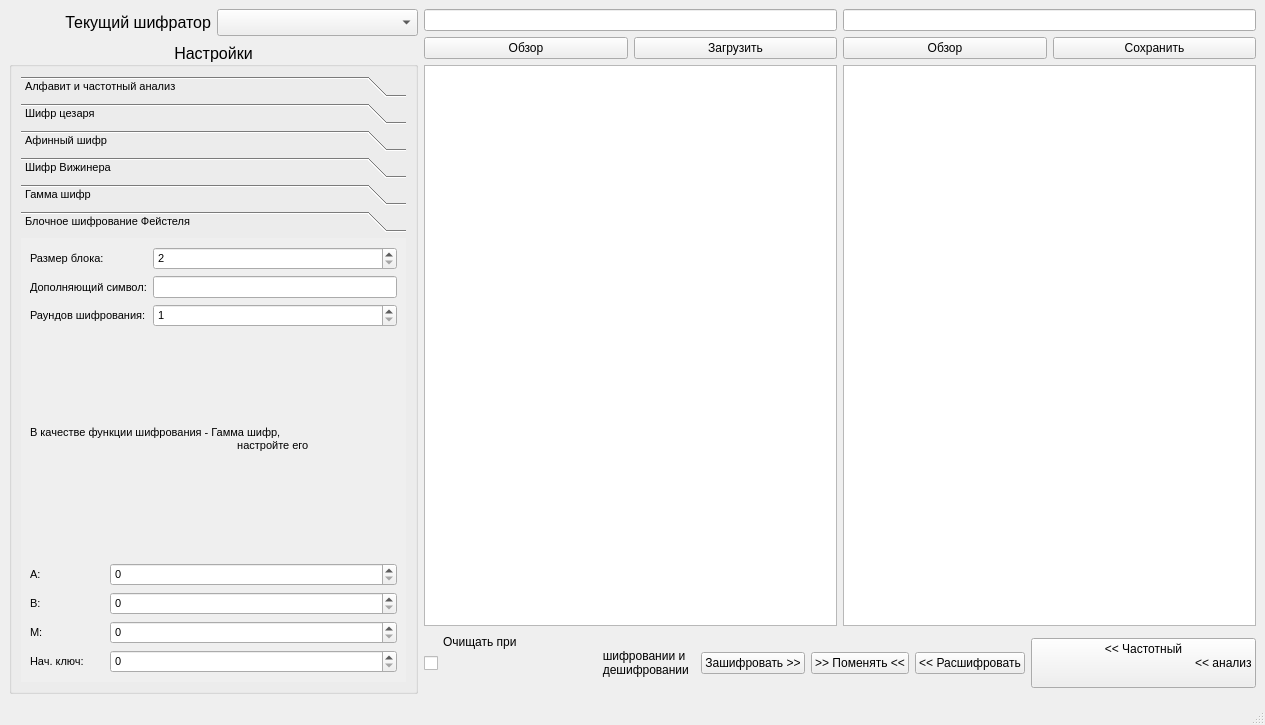
<?xml version="1.0" encoding="UTF-8"?>
<ui version="4.0">
    <class>MainWindow</class>
    <widget class="QMainWindow" name="MainWindow">
        <property name="geometry">
            <rect>
                <x>0</x>
                <y>0</y>
                <width>1265</width>
                <height>725</height>
            </rect>
        </property>
        <property name="windowTitle">
            <string>MainWindow</string>
        </property>
        <widget class="QWidget" name="centralwidget">
            <layout class="QHBoxLayout" name="horizontalLayout_5">
                <item>
                    <layout class="QVBoxLayout" name="verticalLayout_6">
                        <item>
                            <layout class="QHBoxLayout" name="horizontalLayout_6">
                                <item>
                                    <widget class="QLabel" name="label_24">
                                        <property name="font">
                                            <font>
                                                <pointsize>12</pointsize>
                                            </font>
                                        </property>
                                        <property name="text">
                                            <string>Текущий шифратор</string>
                                        </property>
                                        <property name="alignment">
                                            <set>Qt::AlignRight|Qt::AlignTrailing|Qt::AlignVCenter</set>
                                        </property>
                                    </widget>
                                </item>
                                <item>
                                    <widget class="QComboBox" name="cmbCurCipher">
                                        <property name="font">
                                            <font>
                                                <pointsize>12</pointsize>
                                                <weight>75</weight>
                                                <bold>true</bold>
                                            </font>
                                        </property>
                                    </widget>
                                </item>
                            </layout>
                        </item>
                        <item>
                            <widget class="QGroupBox" name="gbSettings">
                                <property name="font">
                                    <font>
                                        <pointsize>12</pointsize>
                                        <weight>50</weight>
                                        <bold>false</bold>
                                    </font>
                                </property>
                                <property name="title">
                                    <string>Настройки</string>
                                </property>
                                <property name="alignment">
                                    <set>Qt::AlignCenter</set>
                                </property>
                                <layout class="QVBoxLayout" name="verticalLayout_4">
                                    <item>
                                        <widget class="QToolBox" name="tbSettings">
                                            <property name="font">
                                                <font>
                                                    <pointsize>8</pointsize>
                                                    <weight>50</weight>
                                                    <bold>false</bold>
                                                </font>
                                            </property>
                                            <property name="currentIndex">
                                                <number>5</number>
                                            </property>
                                            <widget class="QWidget" name="pageAlphabet">
                                                <property name="geometry">
                                                    <rect>
                                                        <x>0</x>
                                                        <y>0</y>
                                                        <width>598</width>
                                                        <height>481</height>
                                                    </rect>
                                                </property>
                                                <attribute name="label">
                                                    <string>Алфавит и частотный анализ</string>
                                                </attribute>
                                                <layout class="QFormLayout" name="formLayout">
                                                    <item row="0" column="0">
                                                        <widget class="QLabel" name="label">
                                                            <property name="text">
                                                                <string>Мощность:</string>
                                                            </property>
                                                            <property name="alignment">
                                                                <set>Qt::AlignRight|Qt::AlignTrailing|Qt::AlignVCenter
                                                                </set>
                                                            </property>
                                                        </widget>
                                                    </item>
                                                    <item row="0" column="1">
                                                        <widget class="QSpinBox" name="sbAbcLength">
                                                            <property name="minimum">
                                                                <number>1</number>
                                                            </property>
                                                            <property name="maximum">
                                                                <number>2999</number>
                                                            </property>
                                                        </widget>
                                                    </item>
                                                    <item row="1" column="0">
                                                        <widget class="QLabel" name="label_2">
                                                            <property name="text">
                                                                <string>Первая прописная:</string>
                                                            </property>
                                                            <property name="alignment">
                                                                <set>Qt::AlignRight|Qt::AlignTrailing|Qt::AlignVCenter
                                                                </set>
                                                            </property>
                                                        </widget>
                                                    </item>
                                                    <item row="1" column="1">
                                                        <widget class="QLineEdit" name="leAbcFL">
                                                            <property name="maxLength">
                                                                <number>1</number>
                                                            </property>
                                                        </widget>
                                                    </item>
                                                    <item row="2" column="0">
                                                        <widget class="QLabel" name="label_3">
                                                            <property name="text">
                                                                <string>Первая заглавная:</string>
                                                            </property>
                                                            <property name="alignment">
                                                                <set>Qt::AlignRight|Qt::AlignTrailing|Qt::AlignVCenter
                                                                </set>
                                                            </property>
                                                        </widget>
                                                    </item>
                                                    <item row="2" column="1">
                                                        <widget class="QLineEdit" name="leAbcFU">
                                                            <property name="maxLength">
                                                                <number>1</number>
                                                            </property>
                                                        </widget>
                                                    </item>
                                                    <item row="8" column="0">
                                                        <widget class="QLabel" name="label_6">
                                                            <property name="text">
                                                                <string>Автоподсчет:</string>
                                                            </property>
                                                        </widget>
                                                    </item>
                                                    <item row="8" column="1">
                                                        <layout class="QHBoxLayout" name="horizontalLayout_2">
                                                            <item>
                                                                <widget class="QLineEdit" name="leAbcSourcePath"/>
                                                            </item>
                                                            <item>
                                                                <widget class="QPushButton" name="btnAbcLoadSource">
                                                                    <property name="text">
                                                                        <string>Выбрать образец</string>
                                                                    </property>
                                                                </widget>
                                                            </item>
                                                        </layout>
                                                    </item>
                                                    <item row="11" column="0">
                                                        <widget class="QLabel" name="label_4">
                                                            <property name="text">
                                                                <string>Индекс совападений:</string>
                                                            </property>
                                                            <property name="textFormat">
                                                                <enum>Qt::PlainText</enum>
                                                            </property>
                                                            <property name="wordWrap">
                                                                <bool>true</bool>
                                                            </property>
                                                        </widget>
                                                    </item>
                                                    <item row="11" column="1">
                                                        <widget class="QDoubleSpinBox" name="dsbAbcFrequency">
                                                            <property name="decimals">
                                                                <number>5</number>
                                                            </property>
                                                            <property name="maximum">
                                                                <double>1.000000000000000</double>
                                                            </property>
                                                        </widget>
                                                    </item>
                                                    <item row="12" column="0">
                                                        <widget class="QLabel" name="label_5">
                                                            <property name="text">
                                                                <string>Частоты букв:</string>
                                                            </property>
                                                        </widget>
                                                    </item>
                                                    <item row="12" column="1">
                                                        <widget class="QTableWidget" name="tvAbcLettersFreqs"/>
                                                    </item>
                                                    <item row="7" column="0">
                                                        <widget class="QLabel" name="label_26">
                                                            <property name="text">
                                                                <string>Длина ключа:</string>
                                                            </property>
                                                        </widget>
                                                    </item>
                                                    <item row="7" column="1">
                                                        <widget class="QGroupBox" name="horizontalGroupBox_2">
                                                            <layout class="QHBoxLayout" name="horizontalLayout_7">
                                                                <item>
                                                                    <widget class="QLabel" name="label_27">
                                                                        <property name="text">
                                                                            <string>От:</string>
                                                                        </property>
                                                                    </widget>
                                                                </item>
                                                                <item>
                                                                    <widget class="QSpinBox" name="sbFreqKeyFrom"/>
                                                                </item>
                                                                <item>
                                                                    <widget class="QLabel" name="label_28">
                                                                        <property name="text">
                                                                            <string>До:</string>
                                                                        </property>
                                                                    </widget>
                                                                </item>
                                                                <item>
                                                                    <widget class="QSpinBox" name="sbFreqKeyTo"/>
                                                                </item>
                                                            </layout>
                                                        </widget>
                                                    </item>
                                                    <item row="3" column="1">
                                                        <widget class="QLabel" name="label_25">
                                                            <property name="font">
                                                                <font>
                                                                    <pointsize>10</pointsize>
                                                                    <weight>75</weight>
                                                                    <bold>true</bold>
                                                                </font>
                                                            </property>
                                                            <property name="text">
                                                                <string>Настройки частотного анализа</string>
                                                            </property>
                                                            <property name="alignment">
                                                                <set>Qt::AlignCenter</set>
                                                            </property>
                                                        </widget>
                                                    </item>
                                                </layout>
                                            </widget>
                                            <widget class="QWidget" name="pageCaesar">
                                                <property name="geometry">
                                                    <rect>
                                                        <x>0</x>
                                                        <y>0</y>
                                                        <width>615</width>
                                                        <height>446</height>
                                                    </rect>
                                                </property>
                                                <attribute name="label">
                                                    <string>Шифр цезаря</string>
                                                </attribute>
                                                <layout class="QFormLayout" name="formLayout_2">
                                                    <item row="0" column="0">
                                                        <widget class="QLabel" name="label_7">
                                                            <property name="text">
                                                                <string>Ключ:</string>
                                                            </property>
                                                        </widget>
                                                    </item>
                                                    <item row="0" column="1">
                                                        <widget class="QSpinBox" name="sbCaesarKey"/>
                                                    </item>
                                                </layout>
                                            </widget>
                                            <widget class="QWidget" name="pageAffine">
                                                <property name="geometry">
                                                    <rect>
                                                        <x>0</x>
                                                        <y>0</y>
                                                        <width>615</width>
                                                        <height>446</height>
                                                    </rect>
                                                </property>
                                                <attribute name="label">
                                                    <string>Афинный шифр</string>
                                                </attribute>
                                                <layout class="QFormLayout" name="formLayout_3">
                                                    <item row="2" column="0">
                                                        <widget class="QLabel" name="label_8">
                                                            <property name="text">
                                                                <string>B:</string>
                                                            </property>
                                                        </widget>
                                                    </item>
                                                    <item row="2" column="1">
                                                        <widget class="QSpinBox" name="sbAffineB"/>
                                                    </item>
                                                    <item row="0" column="1">
                                                        <widget class="QSpinBox" name="sbAffineA"/>
                                                    </item>
                                                    <item row="0" column="0">
                                                        <widget class="QLabel" name="label_9">
                                                            <property name="text">
                                                                <string>A:</string>
                                                            </property>
                                                        </widget>
                                                    </item>
                                                    <item row="3" column="0">
                                                        <widget class="QLabel" name="label_10">
                                                            <property name="text">
                                                                <string>-A:</string>
                                                            </property>
                                                        </widget>
                                                    </item>
                                                    <item row="3" column="1">
                                                        <widget class="QSpinBox" name="sbAffine_A"/>
                                                    </item>
                                                </layout>
                                            </widget>
                                            <widget class="QWidget" name="pageViginer">
                                                <property name="geometry">
                                                    <rect>
                                                        <x>0</x>
                                                        <y>0</y>
                                                        <width>615</width>
                                                        <height>446</height>
                                                    </rect>
                                                </property>
                                                <attribute name="label">
                                                    <string>Шифр Вижинера</string>
                                                </attribute>
                                                <layout class="QFormLayout" name="formLayout_4">
                                                    <item row="0" column="0">
                                                        <widget class="QLabel" name="label_11">
                                                            <property name="text">
                                                                <string>Ключ:</string>
                                                            </property>
                                                        </widget>
                                                    </item>
                                                    <item row="0" column="1">
                                                        <widget class="QLineEdit" name="leViginerKey"/>
                                                    </item>
                                                </layout>
                                            </widget>
                                            <widget class="QWidget" name="pageGamma">
                                                <property name="geometry">
                                                    <rect>
                                                        <x>0</x>
                                                        <y>0</y>
                                                        <width>615</width>
                                                        <height>446</height>
                                                    </rect>
                                                </property>
                                                <attribute name="label">
                                                    <string>Гамма шифр</string>
                                                </attribute>
                                                <layout class="QFormLayout" name="formLayout_5">
                                                    <item row="6" column="0">
                                                        <widget class="QLabel" name="label_12">
                                                            <property name="text">
                                                                <string>Нач. ключ:</string>
                                                            </property>
                                                        </widget>
                                                    </item>
                                                    <item row="6" column="1">
                                                        <widget class="QSpinBox" name="sbGammaInitKey">
                                                            <property name="maximum">
                                                                <number>99999</number>
                                                            </property>
                                                        </widget>
                                                    </item>
                                                    <item row="1" column="1">
                                                        <widget class="QSpinBox" name="sbGammaA">
                                                            <property name="maximum">
                                                                <number>99999</number>
                                                            </property>
                                                        </widget>
                                                    </item>
                                                    <item row="3" column="1">
                                                        <widget class="QSpinBox" name="sbGammaB">
                                                            <property name="maximum">
                                                                <number>99999</number>
                                                            </property>
                                                        </widget>
                                                    </item>
                                                    <item row="3" column="0">
                                                        <widget class="QLabel" name="label_14">
                                                            <property name="text">
                                                                <string>B:</string>
                                                            </property>
                                                        </widget>
                                                    </item>
                                                    <item row="1" column="0">
                                                        <widget class="QLabel" name="label_13">
                                                            <property name="text">
                                                                <string>A:</string>
                                                            </property>
                                                        </widget>
                                                    </item>
                                                    <item row="4" column="1">
                                                        <widget class="QSpinBox" name="sbGammaM">
                                                            <property name="maximum">
                                                                <number>99999</number>
                                                            </property>
                                                        </widget>
                                                    </item>
                                                    <item row="4" column="0">
                                                        <widget class="QLabel" name="label_15">
                                                            <property name="text">
                                                                <string>M:</string>
                                                            </property>
                                                        </widget>
                                                    </item>
                                                </layout>
                                            </widget>
                                            <widget class="QWidget" name="pageFeistel">
                                                <property name="geometry">
                                                    <rect>
                                                        <x>0</x>
                                                        <y>0</y>
                                                        <width>615</width>
                                                        <height>446</height>
                                                    </rect>
                                                </property>
                                                <attribute name="label">
                                                    <string>Блочное шифрование Фейстеля</string>
                                                </attribute>
                                                <layout class="QGridLayout" name="gridLayout_2">
                                                    <item row="5" column="1" colspan="2">
                                                        <widget class="QSpinBox" name="sbFeistelA">
                                                            <property name="maximum">
                                                                <number>99999</number>
                                                            </property>
                                                        </widget>
                                                    </item>
                                                    <item row="6" column="0">
                                                        <widget class="QLabel" name="label_22">
                                                            <property name="text">
                                                                <string>B:</string>
                                                            </property>
                                                        </widget>
                                                    </item>
                                                    <item row="1" column="2">
                                                        <widget class="QLineEdit" name="leFeistelEmptyChar">
                                                            <property name="maxLength">
                                                                <number>1</number>
                                                            </property>
                                                        </widget>
                                                    </item>
                                                    <item row="7" column="0">
                                                        <widget class="QLabel" name="label_23">
                                                            <property name="text">
                                                                <string>M:</string>
                                                            </property>
                                                        </widget>
                                                    </item>
                                                    <item row="8" column="0">
                                                        <widget class="QLabel" name="label_21">
                                                            <property name="text">
                                                                <string>Нач. ключ:</string>
                                                            </property>
                                                        </widget>
                                                    </item>
                                                    <item row="1" column="0" colspan="2">
                                                        <widget class="QLabel" name="label_17">
                                                            <property name="text">
                                                                <string>Дополняющий символ:</string>
                                                            </property>
                                                        </widget>
                                                    </item>
                                                    <item row="8" column="1" colspan="2">
                                                        <widget class="QSpinBox" name="sbFeistelInitKey">
                                                            <property name="maximum">
                                                                <number>99999</number>
                                                            </property>
                                                        </widget>
                                                    </item>
                                                    <item row="0" column="2">
                                                        <widget class="QSpinBox" name="sbFeistelBlockSize">
                                                            <property name="minimum">
                                                                <number>2</number>
                                                            </property>
                                                            <property name="maximum">
                                                                <number>1024</number>
                                                            </property>
                                                            <property name="singleStep">
                                                                <number>2</number>
                                                            </property>
                                                        </widget>
                                                    </item>
                                                    <item row="5" column="0">
                                                        <widget class="QLabel" name="label_20">
                                                            <property name="text">
                                                                <string>A:</string>
                                                            </property>
                                                        </widget>
                                                    </item>
                                                    <item row="0" column="0">
                                                        <widget class="QLabel" name="label_16">
                                                            <property name="text">
                                                                <string>Размер блока:</string>
                                                            </property>
                                                        </widget>
                                                    </item>
                                                    <item row="6" column="1" colspan="2">
                                                        <widget class="QSpinBox" name="sbFeistelB">
                                                            <property name="maximum">
                                                                <number>99999</number>
                                                            </property>
                                                        </widget>
                                                    </item>
                                                    <item row="7" column="1" colspan="2">
                                                        <widget class="QSpinBox" name="sbFeistelM">
                                                            <property name="maximum">
                                                                <number>99999</number>
                                                            </property>
                                                        </widget>
                                                    </item>
                                                    <item row="2" column="0" colspan="2">
                                                        <widget class="QLabel" name="label_18">
                                                            <property name="text">
                                                                <string>Раундов шифрования:</string>
                                                            </property>
                                                        </widget>
                                                    </item>
                                                    <item row="2" column="2">
                                                        <widget class="QSpinBox" name="sbFeistelRounds">
                                                            <property name="minimum">
                                                                <number>1</number>
                                                            </property>
                                                            <property name="maximum">
                                                                <number>1024</number>
                                                            </property>
                                                            <property name="singleStep">
                                                                <number>1</number>
                                                            </property>
                                                        </widget>
                                                    </item>
                                                    <item row="3" column="0" colspan="3">
                                                        <widget class="QLabel" name="label_19">
                                                            <property name="text">
                                                                <string>В качестве функции шифрования - Гамма шифр,
                                                                    настройте его
                                                                </string>
                                                            </property>
                                                        </widget>
                                                    </item>
                                                </layout>
                                            </widget>
                                        </widget>
                                    </item>
                                </layout>
                            </widget>
                        </item>
                    </layout>
                </item>
                <item>
                    <layout class="QGridLayout" name="gridLayout">
                        <item row="0" column="0">
                            <layout class="QVBoxLayout" name="verticalLayout_2">
                                <item>
                                    <widget class="QLineEdit" name="leSourcePath"/>
                                </item>
                                <item>
                                    <layout class="QHBoxLayout" name="horizontalLayout">
                                        <item>
                                            <widget class="QPushButton" name="btnSetSource">
                                                <property name="text">
                                                    <string>Обзор</string>
                                                </property>
                                            </widget>
                                        </item>
                                        <item>
                                            <widget class="QPushButton" name="btnLoadSource">
                                                <property name="text">
                                                    <string>Загрузить</string>
                                                </property>
                                            </widget>
                                        </item>
                                    </layout>
                                </item>
                                <item>
                                    <widget class="QPlainTextEdit" name="ptInputText"/>
                                </item>
                            </layout>
                        </item>
                        <item row="0" column="1">
                            <layout class="QVBoxLayout" name="verticalLayout_3">
                                <item>
                                    <widget class="QLineEdit" name="leOutPath"/>
                                </item>
                                <item>
                                    <layout class="QHBoxLayout" name="horizontalLayout_4">
                                        <item>
                                            <widget class="QPushButton" name="btnSetOut">
                                                <property name="text">
                                                    <string>Обзор</string>
                                                </property>
                                            </widget>
                                        </item>
                                        <item>
                                            <widget class="QPushButton" name="btnSaveSource">
                                                <property name="text">
                                                    <string>Сохранить</string>
                                                </property>
                                            </widget>
                                        </item>
                                    </layout>
                                </item>
                                <item>
                                    <widget class="QPlainTextEdit" name="ptOutText"/>
                                </item>
                            </layout>
                        </item>
                        <item row="1" column="0" colspan="2">
                            <layout class="QHBoxLayout" name="horizontalLayout_8">
                                <item>
                                    <widget class="QCheckBox" name="cbClearText">
                                        <property name="text">
                                            <string>Очищать при
                                                шифровании и
                                                дешифровании
                                            </string>
                                        </property>
                                    </widget>
                                </item>
                                <item>
                                    <widget class="QPushButton" name="btnCiphering">
                                        <property name="text">
                                            <string>Зашифровать &gt;&gt;</string>
                                        </property>
                                    </widget>
                                </item>
                                <item>
                                    <widget class="QPushButton" name="btnSwap">
                                        <property name="text">
                                            <string>&gt;&gt; Поменять &lt;&lt;</string>
                                        </property>
                                    </widget>
                                </item>
                                <item>
                                    <widget class="QPushButton" name="btnDeciphering">
                                        <property name="text">
                                            <string>&lt;&lt; Расшифровать</string>
                                        </property>
                                    </widget>
                                </item>
                                <item>
                                    <widget class="QPushButton" name="btnFreqAnalysis">
                                        <property name="text">
                                            <string>&lt;&lt; Частотный
                                                &lt;&lt; анализ
                                            </string>
                                        </property>
                                    </widget>
                                </item>
                            </layout>
                        </item>
                    </layout>
                </item>
            </layout>
        </widget>
        <widget class="QMenuBar" name="menubar">
            <property name="geometry">
                <rect>
                    <x>0</x>
                    <y>0</y>
                    <width>1265</width>
                    <height>21</height>
                </rect>
            </property>
        </widget>
        <widget class="QStatusBar" name="statusbar"/>
    </widget>
    <tabstops>
        <tabstop>sbAbcLength</tabstop>
        <tabstop>leAbcFL</tabstop>
        <tabstop>leAbcFU</tabstop>
    </tabstops>
    <resources/>
    <connections/>
</ui>
